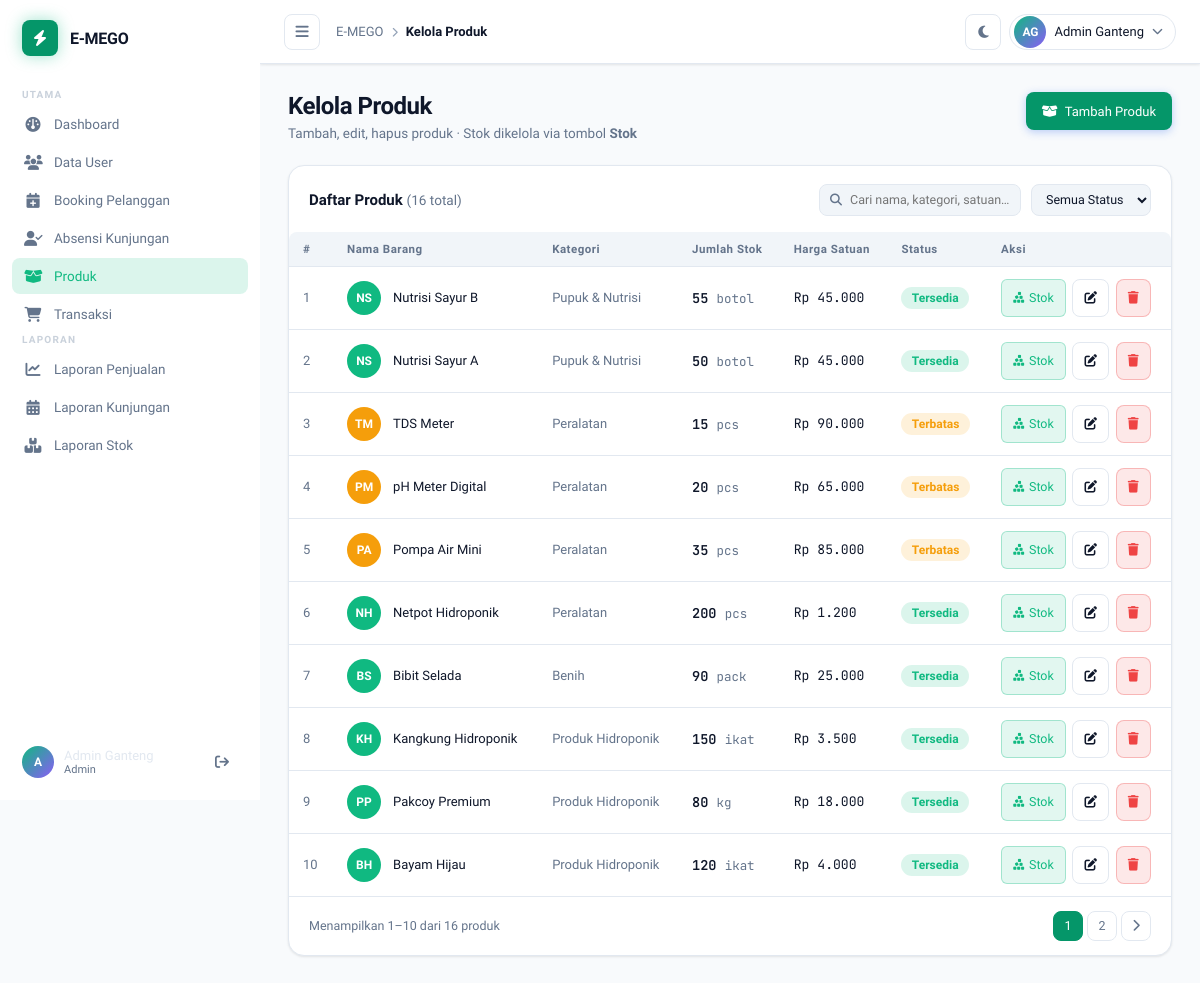
Page /admin/kelola_produk.php (signed in) on the committed database.
### tables this page shows
CREATE TABLE `produk` (
  `id` int(10) UNSIGNED NOT NULL,
  `nama_barang` varchar(150) NOT NULL,
  `kategori` varchar(100) DEFAULT NULL,
  `jumlah` int(11) NOT NULL DEFAULT 0,
  `satuan` varchar(50) NOT NULL DEFAULT 'pcs',
  `harga_satuan` decimal(15,2) NOT NULL DEFAULT 0.00,
  `status` enum('tersedia','habis','terbatas') DEFAULT 'tersedia',
  `created_at` timestamp NOT NULL DEFAULT current_timestamp(),
  `gambar` varchar(255) DEFAULT NULL
);

### admin/kelola_produk.php (the view, shortened to what this page needs)
<?php
require_once __DIR__ . '/../config.php';
$imgDir = __DIR__ . '/../img/';
$imgUrl = '../img/';
$search = trim($_GET['q'] ?? '');
$statusFilter = $_GET['status'] ?? '';
$page = max(1, (int) ($_GET['page'] ?? 1));
$limit = 10;
$offset = ($page - 1) * $limit;
$where = "WHERE 1=1";
$params = [];
$totalStmt = $pdo->prepare("SELECT COUNT(*) FROM produk $where");
$totalStmt->execute($params);
$total = (int) $totalStmt->fetchColumn();
$totalPage = (int) ceil($total / $limit);
$dataStmt = $pdo->prepare("SELECT id, nama_barang, kategori, jumlah, satuan, harga_satuan, status, gambar, created_at FROM produk $where ORDER BY id DESC LIMIT $limit OFFSET $offset");
$dataStmt->execute($params);
$produk = $dataStmt->fetchAll();
function initials(string $name): string
{
    $parts = explode(' ', trim($name));
    $init = strtoupper(substr($parts[0], 0, 1));
    if (isset($parts[1]))
        $init .= strtoupper(substr($parts[1], 0, 1));
    return $init;
}
function avatarColor(string $status): string
{
    return match ($status) {
        'tersedia' => '#10b981', 'terbatas' => '#f59e0b', 'habis' => '#ef4444', default => '#64748b',
    };
}
function formatRupiah(float $n): string
{
    return 'Rp ' . number_format($n, 0, ',', '.');
}
?>
<!DOCTYPE html>
<html lang="id">
<head>
    <link rel="stylesheet" href="https://cdnjs.cloudflare.com/ajax/libs/font-awesome/6.5.0/css/all.min.css" />
    <link rel="stylesheet" href="../css/style.css" />
</head>
<body>
    <?php include '../layout/sidebar.php'; ?>
    <div class="main-wrapper" id="mainWrapper">
        <header class="navbar">
            <div class="navbar-left">
                <button class="btn-toggle" id="sidebarToggle"><i class="fa-solid fa-bars"></i></button>
                <div class="breadcrumb">
                    <span class="breadcrumb-root">E-MEGO</span>
                    <i class="fa-solid fa-chevron-right"></i>
                    <span class="breadcrumb-current">Kelola Produk</span>
                </div>
            </div>
            <div class="navbar-right">
                <button class="icon-btn" title="Mode Gelap" id="themeToggle"><i class="fa-solid fa-moon"></i></button>
                <div class="profile-dropdown" id="profileDropdown">
                    <button class="profile-trigger" id="profileTrigger">
                        <div class="user-avatar"><?= initials($_SESSION['user_name'] ?? 'AD') ?></div>
                        <span class="profile-name"><?= htmlspecialchars($_SESSION['user_name'] ?? 'Admin') ?></span>
                        <i class="fa-solid fa-chevron-down"></i>
                    </button>
                </div>
            </div>
        </header>
        <main class="content" id="contentArea">
            <section class="page active">
                <div class="page-header">
                    <div>
                        <h1 class="page-title">Kelola Produk</h1>
                        <p class="page-subtitle">Tambah, edit, hapus produk · Stok dikelola via tombol
                            <strong>Stok</strong></p>
                    </div>
                    <button class="btn btn-primary" id="btnTambah">
                        <i class="fa-solid fa-box-open"></i> Tambah Produk
                    </button>
                </div>
                <div class="card table-card">
                    <div class="card-header">
                        <h3>Daftar Produk <span
                                style="color:var(--text-muted);font-weight:400;font-size:.85rem">(<?= $total ?>
                                total)</span></h3>
                        <div class="table-controls">
                            <form method="GET" action="kelola_produk.php" style="display:contents">
                                <div class="search-mini">
                                    <i class="fa-solid fa-magnifying-glass"></i>
                                    <input type="text" name="q" placeholder="Cari nama, kategori, satuan…"
                                        value="<?= htmlspecialchars($search) ?>" />
                                </div>
                                <select class="select-sm" name="status" onchange="this.form.submit()">
                                    <option value="">Semua Status</option>
                                </select>
                            </form>
                        </div>
                    </div>
                    <div class="table-wrapper">
                        <table class="data-table">
                            <thead>
                                <tr>
                                    <th>#</th>
                                    <th>Nama Barang</th>
                                    <th>Kategori</th>
                                    <th>Jumlah Stok</th>
                                    <th>Harga Satuan</th>
                                    <th>Status</th>
                                    <th>Aksi</th>
                                </tr>
                            </thead>
                            <tbody>
                                <?php if (empty($produk)): ?>
                                    <tr>
                                        <td colspan="7" style="text-align:center;padding:2rem;color:var(--text-muted)">
                                            <i class="fa-solid fa-box-open"
                                                style="font-size:2rem;margin-bottom:.5rem;display:block;opacity:.3"></i>
                                            Tidak ada data produk ditemukan.
                                        </td>
                                    </tr>
                                <?php else: ?>
                                    <?php foreach ($produk as $i => $s): ?>
                                        <tr>
                                            <td style="color:var(--text-muted)"><?= $offset + $i + 1 ?></td>
                                            <td>
                                                <div style="display:flex;align-items:center;gap:.75rem">
                                                    <?php if (!empty($s['gambar']) && file_exists($imgDir . $s['gambar'])): ?>
                                                        <img src="<?= $imgUrl . htmlspecialchars($s['gambar']) ?>"
                                                            alt="<?= htmlspecialchars($s['nama_barang']) ?>" class="tbl-img" />
                                                    <?php else: ?>
                                                        <div class="activity-avatar"
                                                            style="background:<?= avatarColor($s['status']) ?>;flex-shrink:0">
                                                            <?= initials($s['nama_barang'] ?? '?') ?>
                                                        </div>
                                                    <?php endif; ?>
                                                    <span
                                                        style="font-weight:500"><?= htmlspecialchars($s['nama_barang'] ?? '—') ?></span>
                                                </div>
                                            </td>
                                            <td style="color:var(--text-muted)"><?= htmlspecialchars($s['kategori'] ?? '—') ?>
                                            </td>
                                            <td style="font-family:'JetBrains Mono',monospace;font-size:.85rem;font-weight:600">
                                                <?= number_format($s['jumlah']) ?>
                                                <span
                                                    style="color:var(--text-muted);font-weight:400;font-size:.78rem"><?= htmlspecialchars($s['satuan']) ?></span>
                                            </td>
                                            <td style="font-family:'JetBrains Mono',monospace;font-size:.82rem">
                                                <?= formatRupiah((float) $s['harga_satuan']) ?></td>
                                            <td>
                                                <?php $badgeColor = match ($s['status']) {
                                                    'tersedia' => 'background:rgba(16,185,129,.15);color:#10b981',
                                                    'terbatas' => 'background:rgba(245,158,11,.15);color:#f59e0b',
                                                    'habis' => 'background:rgba(239,68,68,.15);color:#ef4444',
                                                    default => '',
                                                }; ?>
                                                <span
                                                    style="<?= $badgeColor ?>;padding:.25rem .65rem;border-radius:20px;font-size:.75rem;font-weight:600;text-transform:capitalize">
                                                    <?= htmlspecialchars($s['status']) ?>
                                                </span>
                                            </td>
                                            <td>
                                                <div style="display:flex;gap:.4rem;flex-wrap:wrap">
                                                    <button type="button" class="btn-stok btn-kelola-stok" title="Kelola Stok"
                                                        data-id="<?= $s['id'] ?>"
                                                        data-nama="<?= htmlspecialchars($s['nama_barang'], ENT_QUOTES) ?>"
                                                        data-jumlah="<?= $s['jumlah'] ?>"
                                                        data-satuan="<?= htmlspecialchars($s['satuan'], ENT_QUOTES) ?>">
                                                        <i class="fa-solid fa-cubes-stacked"></i> Stok
                                                    </button>
                                                    <button type="button" class="btn btn-outline btn-edit"
                                                        style="padding:.35rem .7rem;font-size:.78rem" title="Edit"
                                                        data-id="<?= $s['id'] ?>"
                                                        data-nama_barang="<?= htmlspecialchars($s['nama_barang'], ENT_QUOTES) ?>"
                                                        data-kategori="<?= htmlspecialchars($s['kategori'] ?? '', ENT_QUOTES) ?>"
                                                        data-satuan="<?= htmlspecialchars($s['satuan'], ENT_QUOTES) ?>"
                                                        data-harga_satuan="<?= $s['harga_satuan'] ?>"
                                                        data-status="<?= htmlspecialchars($s['status'], ENT_QUOTES) ?>"
                                                        data-gambar="<?= htmlspecialchars($s['gambar'] ?? '', ENT_QUOTES) ?>">
                                                        <i class="fa-solid fa-pen-to-square"></i>
                                                    </button>
                                                    <a href="kelola_produk.php?hapus=<?= $s['id'] ?><?= $search ? '&q=' . urlencode($search) : '' ?><?= $statusFilter ? '&status=' . $statusFilter : '' ?>"
                                                        class="btn"
                                                        style="padding:.35rem .7rem;font-size:.78rem;background:rgba(239,68,68,.12);color:#ef4444;border:1px solid rgba(239,68,68,.3)"
                                                        title="Hapus"
                                                        onclick="return confirm('Yakin hapus produk ini? Riwayat stok juga akan terhapus.')">
                                                        <i class="fa-solid fa-trash"></i>
                                                    </a>
                                                </div>
                                            </td>
                                        </tr>
                                    <?php endforeach; ?>
                                <?php endif; ?>
                            </tbody>
                        </table>
                    </div>
                    <?php if ($totalPage > 1): ?>
                        <div class="table-footer">
                            <span class="table-info">
                                Menampilkan <?= $offset + 1 ?>–<?= min($offset + $limit, $total) ?> dari <?= $total ?>
                                produk
                            </span>
                            <div class="pagination">
                                <?php for ($p = 1; $p <= $totalPage; $p++): ?>
                                    <a href="?page=<?= $p ?>&q=<?= urlencode($search) ?>&status=<?= $statusFilter ?>"
                                        class="page-btn <?= $p === $page ? 'active' : '' ?>"><?= $p ?></a>
                                <?php endfor; ?>
                                <?php if ($page < $totalPage): ?>
                                    <a href="?page=<?= $page + 1 ?>&q=<?= urlencode($search) ?>&status=<?= $statusFilter ?>"
                                        class="page-btn">
                                        <i class="fa-solid fa-chevron-right"></i>
                                    </a>
                                <?php endif; ?>
                            </div>
                        </div>
                    <?php endif; ?>
                </div>
            </section>
        </main>
    </div>
</body>
</html>

### admin/kelola_produk.php (style rules this page uses)
.btn-stok { padding: .35rem .7rem; font-size: .78rem; background: rgba(16, 185, 129, .12); color: #10b981; border: 1px solid rgba(16, 185, 129, .3); border-radius: 6px; cursor: pointer; font-family: inherit; display: inline-flex; align-items: center; gap: .3rem; text-decoration: none; transition: background .15s; }

### rows in the picture
produk: i "1", nama_barang "NS", nama_barang "Nutrisi Sayur B", kategori "Pupuk & Nutrisi", jumlah "55", satuan "botol", harga_satuan "Rp 45.000", status "Tersedia"
produk: i "2", nama_barang "NS", nama_barang "Nutrisi Sayur A", kategori "Pupuk & Nutrisi", jumlah "50", satuan "botol", harga_satuan "Rp 45.000", status "Tersedia"
produk: i "3", nama_barang "TM", nama_barang "TDS Meter", kategori "Peralatan", jumlah "15", satuan "pcs", harga_satuan "Rp 90.000", status "Terbatas"
produk: i "4", nama_barang "PM", nama_barang "pH Meter Digital", kategori "Peralatan", jumlah "20", satuan "pcs", harga_satuan "Rp 65.000", status "Terbatas"
produk: i "5", nama_barang "PA", nama_barang "Pompa Air Mini", kategori "Peralatan", jumlah "35", satuan "pcs", harga_satuan "Rp 85.000", status "Terbatas"
produk: i "6", nama_barang "NH", nama_barang "Netpot Hidroponik", kategori "Peralatan", jumlah "200", satuan "pcs", harga_satuan "Rp 1.200", status "Tersedia"
produk: i "7", nama_barang "BS", nama_barang "Bibit Selada", kategori "Benih", jumlah "90", satuan "pack", harga_satuan "Rp 25.000", status "Tersedia"
produk: i "8", nama_barang "KH", nama_barang "Kangkung Hidroponik", kategori "Produk Hidroponik", jumlah "150", satuan "ikat", harga_satuan "Rp 3.500", status "Tersedia"
produk: i "9", nama_barang "PP", nama_barang "Pakcoy Premium", kategori "Produk Hidroponik", jumlah "80", satuan "kg", harga_satuan "Rp 18.000", status "Tersedia"
produk: i "10", nama_barang "BH", nama_barang "Bayam Hijau", kategori "Produk Hidroponik", jumlah "120", satuan "ikat", harga_satuan "Rp 4.000", status "Tersedia"

### other values in the picture
substr($_SESSION['user_name'] ?? 'A', 0, 1) "A"
$_SESSION['user_name'] "Admin Ganteng"
$role "Admin"
initials($_SESSION['user_name'] ?? 'AD') "AG"
$total "16"
$offset + 1 "1"
min($offset + $limit, $total) "10"
